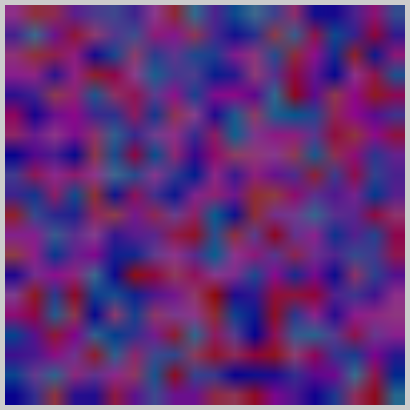
Frame 1 (no input)
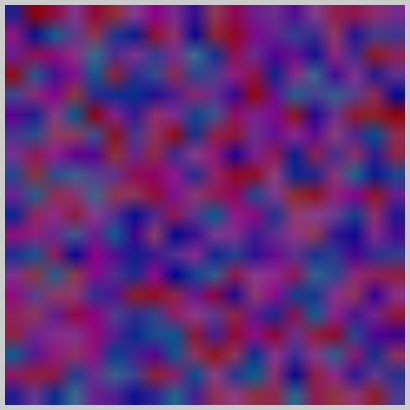
Frame 60 (the mouse pressed at the canvas centre just before this capture)
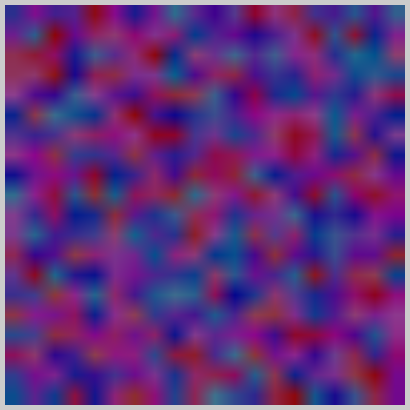
Frame 120 (the mouse held since frame 60 and released just before this capture)

The Processing sketch that drew these frames (run headless with seeded random() and noise(); from frame 60 on, the mouse is pressed at the canvas centre):

// Processing sketch: image_noise
// ── image_noise.pde
void setup(){
size(410, 410);
colorMode(HSB, 360);
}

void draw() {
  PImage img = createImage(20, 20, RGB);
  img.loadPixels();
  for (int i = 0; i < img.pixels.length; i++) {
    img.pixels[i] = color(random(200, 360), random(200, 360), 200); 
  }
  img.updatePixels();
  img.resize(400, 400);
  image(img, 5, 5);
}
